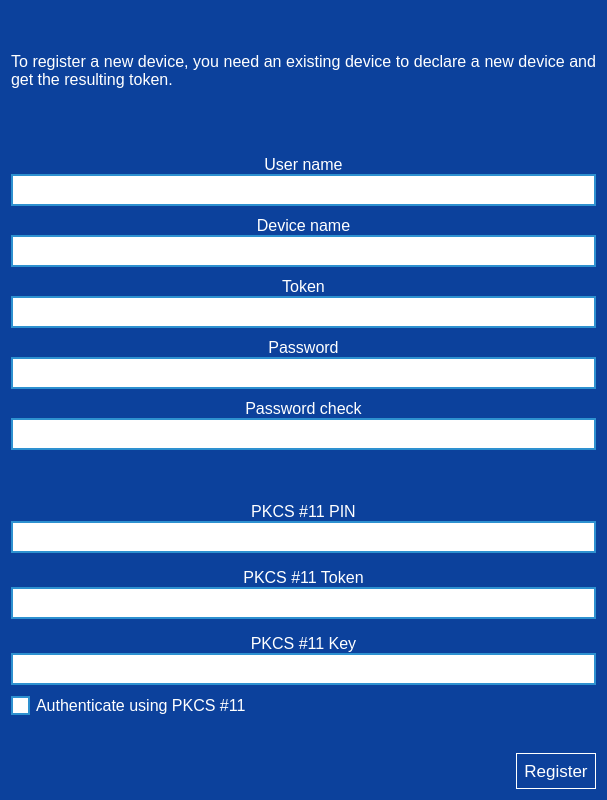
<?xml version="1.0" encoding="UTF-8"?>
<ui version="4.0">
 <class>LoginRegisterDeviceWidget</class>
 <widget class="QWidget" name="LoginRegisterDeviceWidget">
  <property name="geometry">
   <rect>
    <x>0</x>
    <y>0</y>
    <width>607</width>
    <height>800</height>
   </rect>
  </property>
  <property name="windowTitle">
   <string>Form</string>
  </property>
  <property name="styleSheet">
   <string notr="true">QWidget#LoginRegisterDeviceWidget
{
background-color: rgb(12, 65, 156);
}

QPushButton:disabled
{
background-color: rgb(128, 128, 128);
}</string>
  </property>
  <layout class="QVBoxLayout" name="verticalLayout_4">
   <item>
    <widget class="QLabel" name="label_9">
     <property name="font">
      <font>
       <pointsize>12</pointsize>
      </font>
     </property>
     <property name="styleSheet">
      <string notr="true">color: rgb(255, 255, 255);
padding-bottom: 20px;</string>
     </property>
     <property name="text">
      <string>To register a new device, you need an existing device to declare a new device and get the resulting token.</string>
     </property>
     <property name="scaledContents">
      <bool>false</bool>
     </property>
     <property name="alignment">
      <set>Qt::AlignJustify|Qt::AlignVCenter</set>
     </property>
     <property name="wordWrap">
      <bool>true</bool>
     </property>
     <property name="margin">
      <number>10</number>
     </property>
    </widget>
   </item>
   <item>
    <widget class="QWidget" name="widget_2" native="true">
     <property name="sizePolicy">
      <sizepolicy hsizetype="Expanding" vsizetype="Preferred">
       <horstretch>0</horstretch>
       <verstretch>0</verstretch>
      </sizepolicy>
     </property>
     <property name="styleSheet">
      <string notr="true">QLineEdit
{
border: 2px solid rgb(46, 145, 208);
background-color: white;
color: black;
padding-left: 5px;
}

QComboBox
{
border: 2px solid rgb(46, 145, 208);
background-color: white;
color: black;
padding-left: 5px;
}

QComboBox::drop-down
{
border: 0px;
}

QComboBox::down-arrow
{
image: url(:/icons/images/icons/down-arrow.png);
width: 16px;
height: 16px;
padding-right: 5px;
}

QCheckBox
{
color: rgb(255, 255, 255);
}

QCheckBox::indicator
{
width: 15px;
height: 15px;
background-color: rgb(255, 255, 255);
border: 2px solid rgb(46, 145, 208);
color: black;
}

QCheckBox::indicator:checked
{
image: url(:/icons/images/icons/checked.png)
}</string>
     </property>
     <layout class="QVBoxLayout" name="verticalLayout">
      <property name="spacing">
       <number>10</number>
      </property>
      <property name="leftMargin">
       <number>0</number>
      </property>
      <property name="topMargin">
       <number>0</number>
      </property>
      <property name="rightMargin">
       <number>0</number>
      </property>
      <property name="bottomMargin">
       <number>0</number>
      </property>
      <item>
       <layout class="QVBoxLayout" name="verticalLayout_5">
        <property name="spacing">
         <number>0</number>
        </property>
        <item>
         <widget class="QLabel" name="label">
          <property name="font">
           <font>
            <pointsize>12</pointsize>
           </font>
          </property>
          <property name="styleSheet">
           <string notr="true">color: rgb(255, 255, 255);</string>
          </property>
          <property name="text">
           <string>User name</string>
          </property>
          <property name="alignment">
           <set>Qt::AlignCenter</set>
          </property>
         </widget>
        </item>
        <item>
         <widget class="QLineEdit" name="line_edit_login">
          <property name="minimumSize">
           <size>
            <width>0</width>
            <height>32</height>
           </size>
          </property>
          <property name="font">
           <font>
            <pointsize>12</pointsize>
           </font>
          </property>
         </widget>
        </item>
       </layout>
      </item>
      <item>
       <layout class="QVBoxLayout" name="verticalLayout_6">
        <property name="spacing">
         <number>0</number>
        </property>
        <item>
         <widget class="QLabel" name="label_7">
          <property name="font">
           <font>
            <pointsize>12</pointsize>
           </font>
          </property>
          <property name="styleSheet">
           <string notr="true">color: rgb(255, 255, 255);</string>
          </property>
          <property name="text">
           <string>Device name</string>
          </property>
          <property name="alignment">
           <set>Qt::AlignCenter</set>
          </property>
         </widget>
        </item>
        <item>
         <widget class="QLineEdit" name="line_edit_device">
          <property name="minimumSize">
           <size>
            <width>0</width>
            <height>32</height>
           </size>
          </property>
          <property name="font">
           <font>
            <pointsize>12</pointsize>
           </font>
          </property>
         </widget>
        </item>
       </layout>
      </item>
      <item>
       <layout class="QVBoxLayout" name="verticalLayout_7">
        <property name="spacing">
         <number>0</number>
        </property>
        <item>
         <widget class="QLabel" name="label_8">
          <property name="font">
           <font>
            <pointsize>12</pointsize>
           </font>
          </property>
          <property name="styleSheet">
           <string notr="true">color: rgb(255, 255, 255);</string>
          </property>
          <property name="text">
           <string>Token</string>
          </property>
          <property name="alignment">
           <set>Qt::AlignCenter</set>
          </property>
         </widget>
        </item>
        <item>
         <widget class="QLineEdit" name="line_edit_token">
          <property name="minimumSize">
           <size>
            <width>0</width>
            <height>32</height>
           </size>
          </property>
          <property name="font">
           <font>
            <pointsize>12</pointsize>
           </font>
          </property>
         </widget>
        </item>
       </layout>
      </item>
      <item>
       <widget class="QWidget" name="widget_password" native="true">
        <layout class="QVBoxLayout" name="verticalLayout_2">
         <property name="spacing">
          <number>10</number>
         </property>
         <property name="leftMargin">
          <number>0</number>
         </property>
         <property name="topMargin">
          <number>0</number>
         </property>
         <property name="rightMargin">
          <number>0</number>
         </property>
         <property name="bottomMargin">
          <number>0</number>
         </property>
         <item>
          <layout class="QVBoxLayout" name="verticalLayout_8">
           <property name="spacing">
            <number>0</number>
           </property>
           <item>
            <widget class="QLabel" name="label_2">
             <property name="font">
              <font>
               <pointsize>12</pointsize>
              </font>
             </property>
             <property name="styleSheet">
              <string notr="true">color: rgb(255, 255, 255);</string>
             </property>
             <property name="text">
              <string>Password</string>
             </property>
             <property name="alignment">
              <set>Qt::AlignCenter</set>
             </property>
            </widget>
           </item>
           <item>
            <widget class="QLineEdit" name="line_edit_password">
             <property name="minimumSize">
              <size>
               <width>0</width>
               <height>32</height>
              </size>
             </property>
             <property name="font">
              <font>
               <pointsize>12</pointsize>
              </font>
             </property>
             <property name="styleSheet">
              <string notr="true"/>
             </property>
             <property name="text">
              <string/>
             </property>
             <property name="echoMode">
              <enum>QLineEdit::Password</enum>
             </property>
            </widget>
           </item>
          </layout>
         </item>
         <item>
          <layout class="QVBoxLayout" name="verticalLayout_9">
           <property name="spacing">
            <number>0</number>
           </property>
           <item>
            <widget class="QLabel" name="label_6">
             <property name="font">
              <font>
               <pointsize>12</pointsize>
              </font>
             </property>
             <property name="styleSheet">
              <string notr="true">color: rgb(255, 255, 255);</string>
             </property>
             <property name="text">
              <string>Password check</string>
             </property>
             <property name="alignment">
              <set>Qt::AlignCenter</set>
             </property>
            </widget>
           </item>
           <item>
            <widget class="QLineEdit" name="line_edit_password_check">
             <property name="minimumSize">
              <size>
               <width>0</width>
               <height>32</height>
              </size>
             </property>
             <property name="font">
              <font>
               <pointsize>12</pointsize>
              </font>
             </property>
             <property name="echoMode">
              <enum>QLineEdit::Password</enum>
             </property>
            </widget>
           </item>
          </layout>
         </item>
         <item>
          <layout class="QHBoxLayout" name="horizontalLayout">
           <item>
            <widget class="QLabel" name="label_password_strength">
             <property name="minimumSize">
              <size>
               <width>0</width>
               <height>32</height>
              </size>
             </property>
             <property name="font">
              <font>
               <pointsize>12</pointsize>
               <weight>75</weight>
               <bold>true</bold>
              </font>
             </property>
             <property name="text">
              <string/>
             </property>
             <property name="alignment">
              <set>Qt::AlignCenter</set>
             </property>
            </widget>
           </item>
          </layout>
         </item>
        </layout>
       </widget>
      </item>
      <item>
       <widget class="QWidget" name="widget_pkcs11" native="true">
        <property name="font">
         <font>
          <pointsize>12</pointsize>
         </font>
        </property>
        <property name="styleSheet">
         <string notr="true">color: rgb(255, 255, 255);</string>
        </property>
        <layout class="QVBoxLayout" name="verticalLayout_3">
         <property name="spacing">
          <number>15</number>
         </property>
         <property name="leftMargin">
          <number>0</number>
         </property>
         <property name="topMargin">
          <number>0</number>
         </property>
         <property name="rightMargin">
          <number>0</number>
         </property>
         <property name="bottomMargin">
          <number>0</number>
         </property>
         <item>
          <layout class="QVBoxLayout" name="verticalLayout_10">
           <property name="spacing">
            <number>0</number>
           </property>
           <item>
            <widget class="QLabel" name="label_3">
             <property name="font">
              <font>
               <pointsize>12</pointsize>
              </font>
             </property>
             <property name="styleSheet">
              <string notr="true">color: rgb(255, 255, 255);</string>
             </property>
             <property name="text">
              <string>PKCS #11 PIN</string>
             </property>
             <property name="alignment">
              <set>Qt::AlignCenter</set>
             </property>
            </widget>
           </item>
           <item>
            <widget class="QLineEdit" name="line_edit_pkcs11_pin">
             <property name="minimumSize">
              <size>
               <width>0</width>
               <height>32</height>
              </size>
             </property>
             <property name="font">
              <font>
               <pointsize>12</pointsize>
              </font>
             </property>
             <property name="styleSheet">
              <string notr="true">color: rgb(0, 0, 0);</string>
             </property>
             <property name="text">
              <string/>
             </property>
             <property name="echoMode">
              <enum>QLineEdit::Password</enum>
             </property>
            </widget>
           </item>
          </layout>
         </item>
         <item>
          <layout class="QVBoxLayout" name="verticalLayout_11">
           <property name="spacing">
            <number>0</number>
           </property>
           <item>
            <widget class="QLabel" name="label_4">
             <property name="font">
              <font>
               <pointsize>12</pointsize>
              </font>
             </property>
             <property name="styleSheet">
              <string notr="true">color: rgb(255, 255, 255);</string>
             </property>
             <property name="text">
              <string>PKCS #11 Token</string>
             </property>
             <property name="alignment">
              <set>Qt::AlignCenter</set>
             </property>
            </widget>
           </item>
           <item>
            <widget class="QComboBox" name="combo_pkcs11_token">
             <property name="minimumSize">
              <size>
               <width>0</width>
               <height>32</height>
              </size>
             </property>
             <property name="font">
              <font>
               <pointsize>12</pointsize>
              </font>
             </property>
             <property name="styleSheet">
              <string notr="true">color: black;</string>
             </property>
            </widget>
           </item>
          </layout>
         </item>
         <item>
          <layout class="QVBoxLayout" name="verticalLayout_12">
           <property name="spacing">
            <number>0</number>
           </property>
           <item>
            <widget class="QLabel" name="label_5">
             <property name="font">
              <font>
               <pointsize>12</pointsize>
              </font>
             </property>
             <property name="styleSheet">
              <string notr="true">color: rgb(255, 255, 255);</string>
             </property>
             <property name="text">
              <string>PKCS #11 Key</string>
             </property>
             <property name="alignment">
              <set>Qt::AlignCenter</set>
             </property>
            </widget>
           </item>
           <item>
            <widget class="QComboBox" name="combo_pkcs11_key">
             <property name="minimumSize">
              <size>
               <width>0</width>
               <height>32</height>
              </size>
             </property>
             <property name="font">
              <font>
               <pointsize>12</pointsize>
              </font>
             </property>
             <property name="styleSheet">
              <string notr="true">color: black;</string>
             </property>
            </widget>
           </item>
          </layout>
         </item>
        </layout>
       </widget>
      </item>
      <item>
       <widget class="QCheckBox" name="check_box_use_pkcs11">
        <property name="font">
         <font>
          <pointsize>12</pointsize>
         </font>
        </property>
        <property name="styleSheet">
         <string notr="true"/>
        </property>
        <property name="text">
         <string>Authenticate using PKCS #11</string>
        </property>
        <property name="checkable">
         <bool>true</bool>
        </property>
        <property name="checked">
         <bool>false</bool>
        </property>
       </widget>
      </item>
      <item>
       <widget class="QLabel" name="label_error">
        <property name="font">
         <font>
          <pointsize>12</pointsize>
         </font>
        </property>
        <property name="styleSheet">
         <string notr="true">color: rgb(255, 255, 255);</string>
        </property>
        <property name="text">
         <string/>
        </property>
        <property name="wordWrap">
         <bool>true</bool>
        </property>
        <property name="margin">
         <number>10</number>
        </property>
       </widget>
      </item>
      <item>
       <layout class="QHBoxLayout" name="horizontalLayout_3">
        <property name="spacing">
         <number>0</number>
        </property>
        <item>
         <spacer name="horizontalSpacer">
          <property name="orientation">
           <enum>Qt::Horizontal</enum>
          </property>
          <property name="sizeHint" stdset="0">
           <size>
            <width>40</width>
            <height>20</height>
           </size>
          </property>
         </spacer>
        </item>
        <item>
         <widget class="QPushButton" name="button_register">
          <property name="font">
           <font>
            <pointsize>13</pointsize>
           </font>
          </property>
          <property name="layoutDirection">
           <enum>Qt::RightToLeft</enum>
          </property>
          <property name="styleSheet">
           <string notr="true">border: 1px solid rgb(255, 255, 255);
color: rgb(255, 255, 255);
padding: 7px;</string>
          </property>
          <property name="text">
           <string>Register</string>
          </property>
          <property name="iconSize">
           <size>
            <width>28</width>
            <height>28</height>
           </size>
          </property>
          <property name="flat">
           <bool>true</bool>
          </property>
         </widget>
        </item>
       </layout>
      </item>
     </layout>
    </widget>
   </item>
  </layout>
 </widget>
 <resources/>
 <connections>
  <connection>
   <sender>check_box_use_pkcs11</sender>
   <signal>toggled(bool)</signal>
   <receiver>widget_pkcs11</receiver>
   <slot>setVisible(bool)</slot>
   <hints>
    <hint type="sourcelabel">
     <x>199</x>
     <y>666</y>
    </hint>
    <hint type="destinationlabel">
     <x>199</x>
     <y>527</y>
    </hint>
   </hints>
  </connection>
  <connection>
   <sender>check_box_use_pkcs11</sender>
   <signal>toggled(bool)</signal>
   <receiver>widget_password</receiver>
   <slot>setHidden(bool)</slot>
   <hints>
    <hint type="sourcelabel">
     <x>199</x>
     <y>666</y>
    </hint>
    <hint type="destinationlabel">
     <x>199</x>
     <y>325</y>
    </hint>
   </hints>
  </connection>
 </connections>
</ui>
